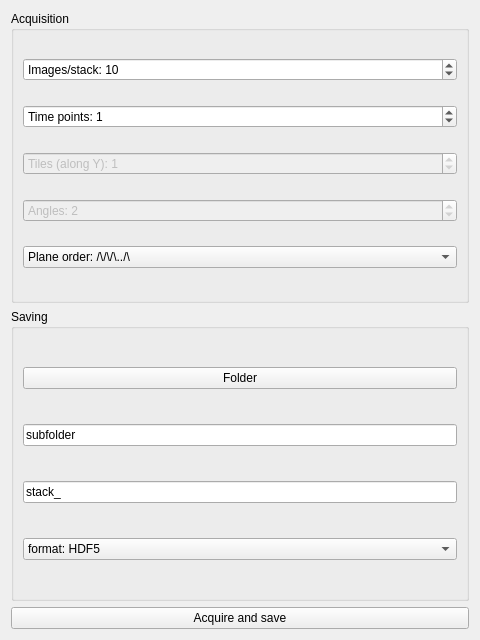
<?xml version="1.0" encoding="UTF-8"?>
<ui version="4.0">
 <class>Form</class>
 <widget class="QWidget" name="Form">
  <property name="geometry">
   <rect>
    <x>0</x>
    <y>0</y>
    <width>480</width>
    <height>640</height>
   </rect>
  </property>
  <property name="windowTitle">
   <string>Form</string>
  </property>
  <layout class="QVBoxLayout" name="verticalLayout">
   <item>
    <widget class="QGroupBox" name="groupBoxAcq">
     <property name="title">
      <string>Acquisition</string>
     </property>
     <layout class="QGridLayout" name="gridLayout">
      <item row="0" column="0">
       <widget class="QSpinBox" name="spinbox_frames_per_stack">
        <property name="prefix">
         <string>Images/stack: </string>
        </property>
        <property name="value">
         <number>10</number>
        </property>
       </widget>
      </item>
      <item row="1" column="0">
       <widget class="QSpinBox" name="spinbox_n_timepoints">
        <property name="prefix">
         <string>Time points: </string>
        </property>
        <property name="value">
         <number>1</number>
        </property>
       </widget>
      </item>
      <item row="4" column="0">
       <widget class="QComboBox" name="combo_plane_order">
        <item>
         <property name="text">
          <string>Plane order: /\/\/\../\</string>
         </property>
        </item>
        <item>
         <property name="text">
          <string>Plane order: ///..\\\</string>
         </property>
        </item>
       </widget>
      </item>
      <item row="3" column="0">
       <widget class="QSpinBox" name="spinbox_nangles">
        <property name="enabled">
         <bool>false</bool>
        </property>
        <property name="prefix">
         <string>Angles: </string>
        </property>
        <property name="value">
         <number>2</number>
        </property>
       </widget>
      </item>
      <item row="2" column="0">
       <widget class="QSpinBox" name="spinbox_n_tiles">
        <property name="enabled">
         <bool>false</bool>
        </property>
        <property name="prefix">
         <string>Tiles (along Y): </string>
        </property>
        <property name="value">
         <number>1</number>
        </property>
       </widget>
      </item>
     </layout>
    </widget>
   </item>
   <item>
    <widget class="QGroupBox" name="groupBoxsaving">
     <property name="title">
      <string>Saving</string>
     </property>
     <layout class="QGridLayout" name="gridLayout_2">
      <item row="0" column="0">
       <widget class="QPushButton" name="button_save_folder">
        <property name="text">
         <string>Folder</string>
        </property>
       </widget>
      </item>
      <item row="2" column="0">
       <widget class="QLineEdit" name="line_prefix">
        <property name="text">
         <string>stack_</string>
        </property>
       </widget>
      </item>
      <item row="1" column="0">
       <widget class="QLineEdit" name="line_subfolder">
        <property name="text">
         <string>subfolder</string>
        </property>
       </widget>
      </item>
      <item row="3" column="0">
       <widget class="QComboBox" name="combobox_file_format">
        <item>
         <property name="text">
          <string>format: HDF5</string>
         </property>
        </item>
       </widget>
      </item>
     </layout>
    </widget>
   </item>
   <item>
    <widget class="QPushButton" name="button_cam_acquire">
     <property name="text">
      <string>Acquire and save</string>
     </property>
    </widget>
   </item>
  </layout>
 </widget>
 <resources/>
 <connections/>
</ui>
